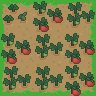

This game map was drawn from its Tiled (.tmx) file and the tilesets committed beside it. A one-line description and the full map source follow:
An orthogonal 3x3 tile map with 32x32 px tiles, 2 tile layers (Tile Layer 1, Tile Layer 2).

<map version="1.9" tiledversion="1.9.2" orientation="orthogonal" renderorder="right-down" width="3" height="3" tilewidth="32" tileheight="32" infinite="0" nextlayerid="3" nextobjectid="1">
 <tileset firstgid="1" source="Meadow.tsx" />
 <layer id="1" name="Tile Layer 1" width="3" height="3">
  <data encoding="csv">
33,34,35,
41,42,43,
49,50,51
</data>
 </layer>
 <layer id="2" name="Tile Layer 2" width="3" height="3">
  <data encoding="csv">
38,40,39,
40,39,40,
39,39,40
</data>
 </layer>
</map>
